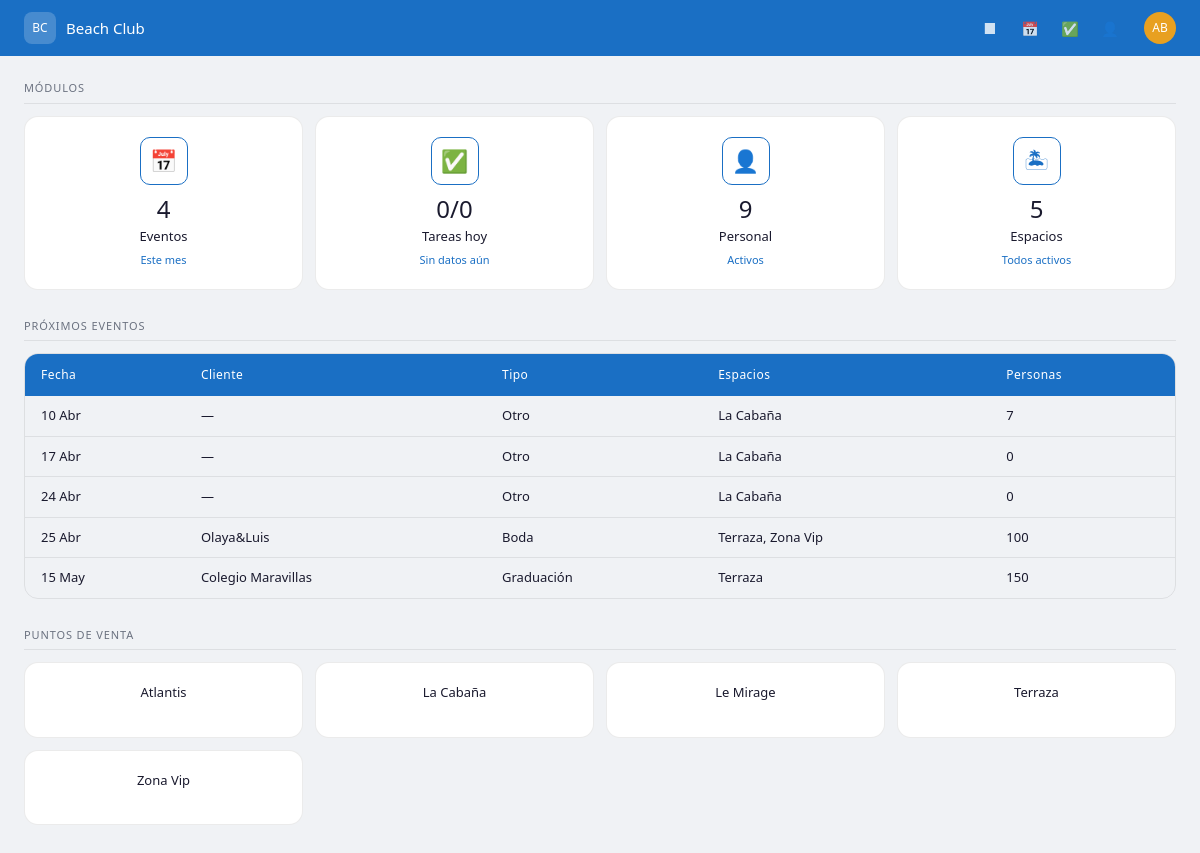
The app's page /, older data.
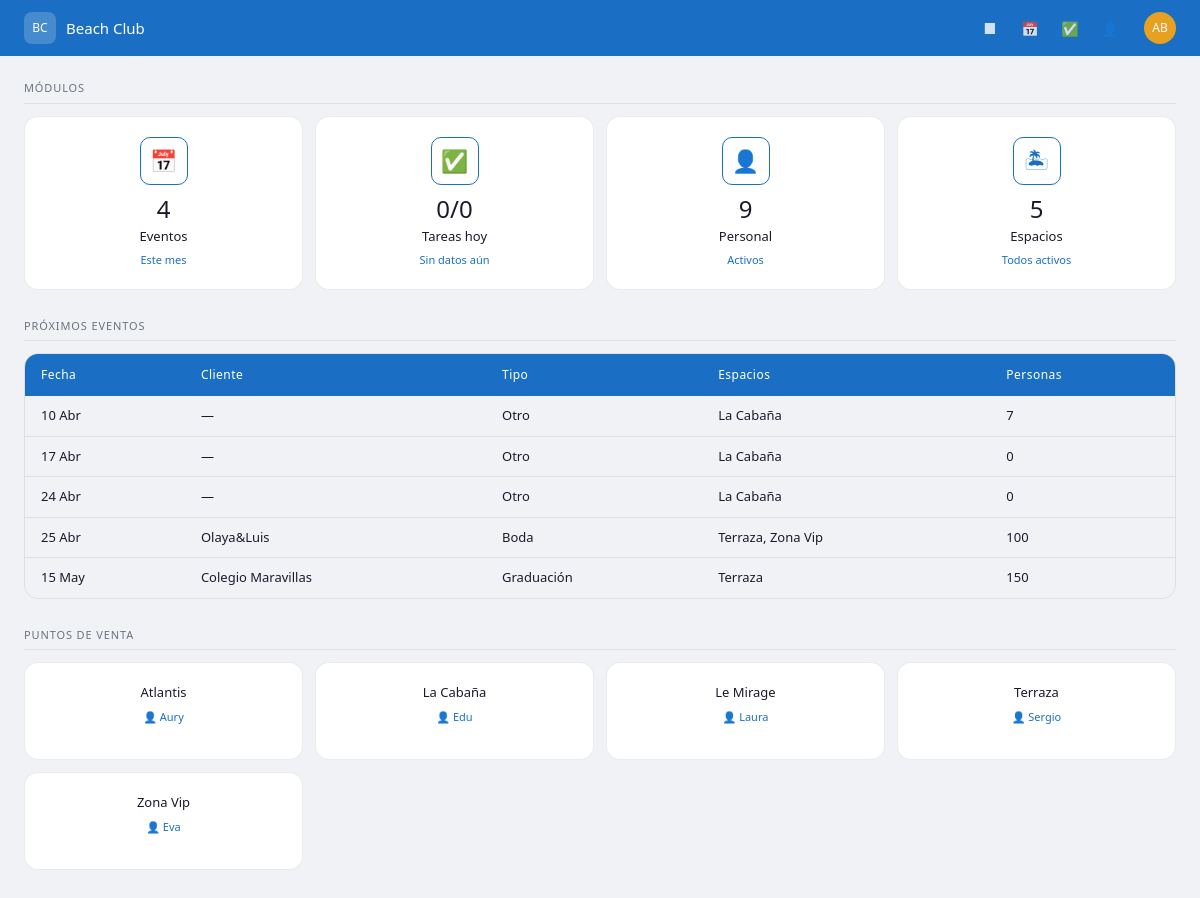
The same page, newer data.
### core/models.py (models this page shows, shortened)
class Evento(models.Model):
    TIPO_CHOICES = [
        ('boda', 'Boda'),
        ('graduacion', 'Graduación'),
        ('comunion', 'Comunión'),
        ('gala', 'Gala'),
        ('preboda', 'Preboda'),
        ('otro', 'Otro'),
    ]
    CONCEPTO_CHOICES = [
        ('cena', 'Cena'),
        ('comida', 'Comida'),
        ('almuerzo', 'Almuerzo'),
        ('barbacoa', 'Barbacoa'),
        ('cocktail', 'Cocktail'),
        ('barra', 'Barra'),
        ('ceremonia', 'Ceremonia'),
        ('otro', 'Otro'),
    ]
    cliente = models.CharField(max_length=200)
    tipo = models.CharField(max_length=20, choices=TIPO_CHOICES)
    fecha = models.DateField()
    espacios = models.ManyToManyField(Espacio, related_name='eventos')
    concepto = models.CharField(max_length=20, choices=CONCEPTO_CHOICES)
    personas = models.PositiveIntegerField()
    notas = models.TextField(blank=True)
    created_at = models.DateTimeField(auto_now_add=True)
    class Meta:
        verbose_name = 'Evento'
        verbose_name_plural = 'Eventos'
        ordering = ['fecha']

class Espacio(models.Model):
    nombre = models.CharField(max_length=100)
    descripcion = models.TextField(blank=True)
    activo = models.BooleanField(default=True)
    class Meta:
        verbose_name = 'Espacio'
        verbose_name_plural = 'Espacios'
        ordering = ['nombre']

### personal/models.py (models this page shows, shortened)
class Turno(models.Model):
    ESTADO_CHOICES = [
        ('trabajo', 'Trabajo'),
        ('libre', 'Día libre'),
        ('inamovible', 'Inamovible'),
        ('vacaciones', 'Vacaciones'),
        ('libre_vacaciones', 'Libre vacaciones'),
        ('finde_largo', 'Finde largo'),
        ('baja', 'Baja'),
    ]
    empleado = models.ForeignKey(Empleado, on_delete=models.CASCADE, related_name='turnos')
    fecha = models.DateField()
    hora_inicio = models.TimeField(null=True, blank=True)
    hora_fin = models.TimeField(null=True, blank=True)
    horas = models.PositiveIntegerField(default=0)
    estado = models.CharField(max_length=20, choices=ESTADO_CHOICES, default='trabajo')
    espacio = models.ForeignKey(Espacio, on_delete=models.SET_NULL, null=True, blank=True, related_name='turnos')
    class Meta:
        verbose_name = 'Turno'
        verbose_name_plural = 'Turnos'
        ordering = ['fecha', 'empleado']

class Empleado(models.Model):
    ROL_CHOICES = [
        ('maitre', 'Maître'),
        ('jefe_sector', 'Jefe de sector'),
        ('camarero', 'Camarero'),
    ]
    nombre = models.CharField(max_length=100)
    apellidos = models.CharField(max_length=100, blank=True)
    rol = models.CharField(max_length=20, choices=ROL_CHOICES)
    telefono = models.CharField(max_length=20, blank=True)
    email = models.EmailField(blank=True)
    activo = models.BooleanField(default=True)
    class Meta:
        verbose_name = 'Empleado'
        verbose_name_plural = 'Empleados'
        ordering = ['nombre']

### core/views.py (the view)
# urls.py: path('', views.dashboard, name='dashboard'),
def dashboard(request):
    hoy = timezone.now().date()
    espacios = Espacio.objects.filter(activo=True)
    eventos_proximos = Evento.objects.filter(fecha__gte=hoy).order_by('fecha')[:5]
    total_eventos_mes = Evento.objects.filter(
        fecha__year=hoy.year,
        fecha__month=hoy.month
    ).count()
    total_personal = Empleado.objects.filter(activo=True).count()
    turnos_hoy = Turno.objects.filter(
        fecha=hoy,
        estado='trabajo'
    ).select_related('empleado')
    tareas_apertura = TareaPlantilla.objects.filter(
        momento='apertura',
        activa=True
    ).select_related('espacio')
    context = {
        'espacios': espacios,
        'total_espacios': espacios.count(),
        'eventos_proximos': eventos_proximos,
        'total_eventos_mes': total_eventos_mes,
        'total_personal': total_personal,
        'turnos_hoy': turnos_hoy,
        'tareas_apertura': tareas_apertura,
        'hoy': hoy,
    }
    return render(request, 'core/dashboard.html', context)

### core/templates/core/dashboard.html (shortened to what this page needs)
{% extends 'core/base.html' %}
{% load static %}
{% block content %}
<div class="bc-section">
  <div class="bc-section-title">Módulos</div>
  <div class="bc-card-grid bc-card-dock">
    <div class="bc-card">
      <div class="bc-card-icon">&#128197;</div>
      <div class="bc-card-value">{{ total_eventos_mes }}</div>
      <div class="bc-card-label">Eventos</div>
      <div class="bc-card-sub">Este mes</div>
    </div>
    <div class="bc-card">
      <div class="bc-card-icon">&#9989;</div>
      <div class="bc-card-value">0/0</div>
      <div class="bc-card-label">Tareas hoy</div>
      <div class="bc-card-sub">Sin datos aún</div>
    </div>
    <div class="bc-card">
      <div class="bc-card-icon">&#128100;</div>
      <div class="bc-card-value">{{ total_personal }}</div>
      <div class="bc-card-label">Personal</div>
      <div class="bc-card-sub">Activos</div>
    </div>
    <div class="bc-card">
      <div class="bc-card-icon">&#127965;</div>
      <div class="bc-card-value">{{ total_espacios }}</div>
      <div class="bc-card-label">Espacios</div>
      <div class="bc-card-sub">Todos activos</div>
    </div>
  </div>
</div>
<div class="bc-section">
  <div class="bc-section-title">Próximos eventos</div>
  <div class="bc-table-wrapper">
    <table class="bc-table">
      <thead>
        <tr>
          <th>Fecha</th>
          <th>Cliente</th>
          <th>Tipo</th>
          <th>Espacios</th>
          <th>Personas</th>
        </tr>
      </thead>
      <tbody>
        {% for evento in eventos_proximos %}
        <tr>
          <td>{{ evento.fecha|date:"d M" }}</td>
          <td>{{ evento.cliente|default:"—" }}</td>
          <td>{{ evento.get_tipo_display }}</td>
          <td>{% for e in evento.espacios.all %}{{ e.nombre }}{% if not forloop.last %}, {% endif %}{% endfor %}</td>
          <td>{{ evento.personas }}</td>
        </tr>
        {% empty %}
        <tr><td colspan="5">No hay eventos próximos</td></tr>
        {% endfor %}
      </tbody>
    </table>
  </div>
</div>
<div class="bc-section">
  <div class="bc-section-title">Puntos de venta</div>
  <div class="bc-card-grid bc-card-dock">
    {% for espacio in espacios %}
    <div class="bc-card">
      <div class="bc-card-label">{{ espacio.nombre }}</div>
      {% for turno in turnos_hoy %}
        {% if turno.espacio == espacio %}
          <div class="bc-card-sub">👤 {{ turno.empleado.nombre }}</div>
        {% endif %}
      {% endfor %}
    </div>
    {% endfor %}
  </div>
</div>
{% endblock %}

Row changes from the older to the newer data that the page shows:
added Turno: empleado.nombre "Aury", shown under Espacio "Atlantis"
added Turno: empleado.nombre "Edu", shown under Espacio "La Cabaña"
added Turno: empleado.nombre "Laura", shown under Espacio "Le Mirage"
added Turno: empleado.nombre "Sergio", shown under Espacio "Terraza"
added Turno: empleado.nombre "Eva", shown under Espacio "Zona Vip"
